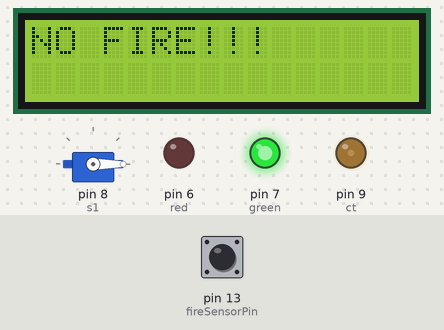
Recording of a sketch running on a simulated Arduino Uno, built with avr-gcc and run on an emulated ATmega328P. On the bench: servo, 16×2 character LCD, output pins drawn as LEDs (lit = HIGH). Dashed ring = blinking. Inputs (shaded band) come from the test bench; at power-on: pin 13 (fireSensorPin) HIGH. What the sketch prints to the serial monitor is not drawn.

Above: at 1.2 s.
1.3 s: pin 13 (fireSensorPin) driven LOW
At 2.1 s:
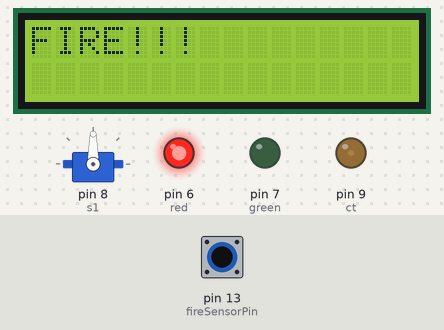
2.9 s: pin 13 (fireSensorPin) driven HIGH
At 2.92 s:
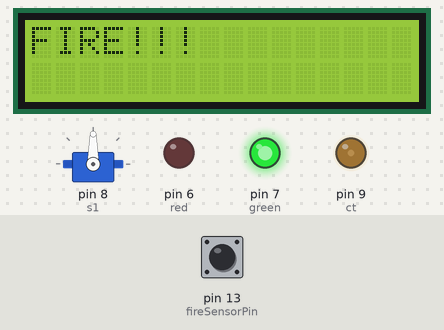
4.4 s: pin 13 (fireSensorPin) pulsed LOW 2 times (0.12 s each, 0.3 s apart)
At 4.45 s:
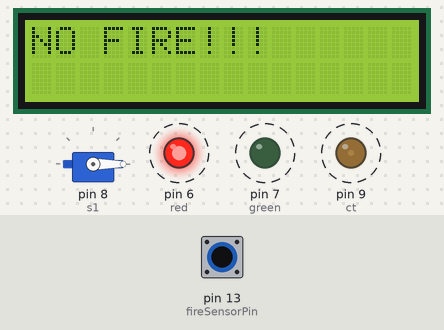
Timing chart, 0 to 7.4 s (numbered marks = the images above; inputs shaded):
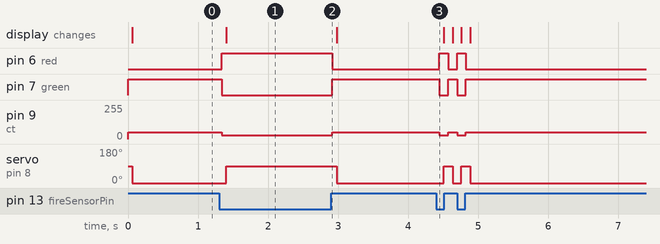

Measured:
- after the input at 1.3 s, pin 6 (red): LOW → HIGH at once; pin 7 (green): HIGH → LOW at once; pin 9 (ct): 50/255 → 30/255 at once; servo on pin 8 (s1): 0° → 90° after 0.10 s; the display: changes after 0.10 s (image 1)
- after the input at 2.9 s, pin 6 (red): HIGH → LOW at once; pin 7 (green): LOW → HIGH at once; pin 9 (ct): 30/255 → 50/255 at once; servo on pin 8 (s1): 90° → 0° after 0.08 s
- after the input at 4.4 s, pin 6 (red): alternates HIGH for 0.13 s and LOW for 0.13 s, 4 changes in all, then stays LOW, starting after 0.05 s; pin 7 (green): alternates HIGH for 0.13 s and LOW for 0.13 s, 4 changes in all, then stays HIGH, starting after 0.05 s

The sketch:

fire_alarm.ino
```cpp
#include<LiquidCrystal.h>
#include<Servo.h>

Servo s1;

const int rs = 12, en = 11, d4 = 5, d5 = 4, d6 = 3, d7 = 2, ct=9;
LiquidCrystal mylcd(rs, en, d4, d5, d6, d7);

int fireSensorPin = 13;

int green = 7;
int red= 6;

int trig_pin = 10;
int echo_pin = 1;

long duration ;
int distance;

void setup()
{

  Serial.begin(9600);
  pinMode(fireSensorPin, INPUT);

  pinMode(green, OUTPUT);
  pinMode(red,OUTPUT);

   pinMode(trig_pin,OUTPUT);
   pinMode(echo_pin,INPUT);
   Serial.begin(9600);

   s1.attach(8);
}

void loop()
{
  int fireValue = digitalRead(fireSensorPin);
  if(fireValue==0)
  {
    digitalWrite(red,HIGH);
    digitalWrite(green,LOW);
    analogWrite(ct,30);
    mylcd.begin(16, 2);
    mylcd.print("FIRE!!!");

    s1.write(90);
    Serial.println(fireValue);
  }
  else
  {
    digitalWrite(green,HIGH);
    digitalWrite(red,LOW);
    analogWrite(ct,50);
    mylcd.begin(16, 2);
    mylcd.print("NO FIRE!!!");

    s1.write(0);
    Serial.println(fireValue);
  }
}
```
